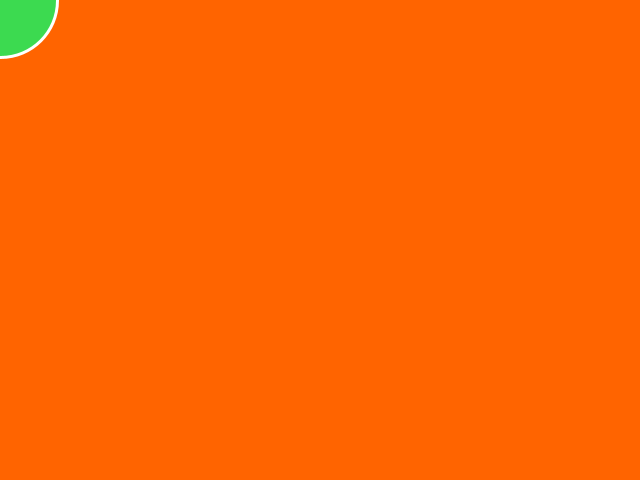
Frame 1 (no input)
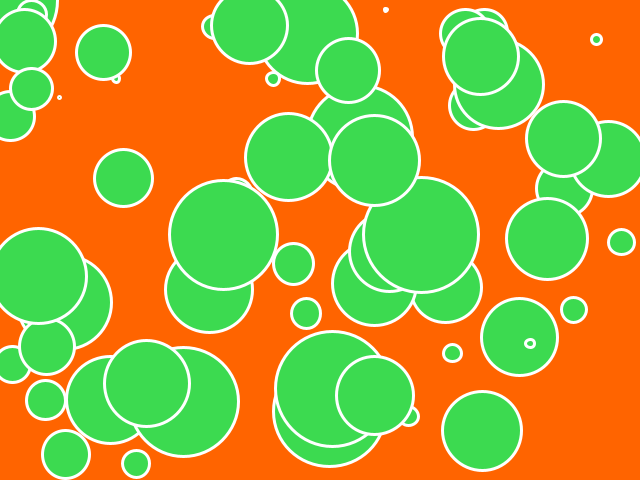
Frame 60 (the mouse pressed at the canvas centre just before this capture)
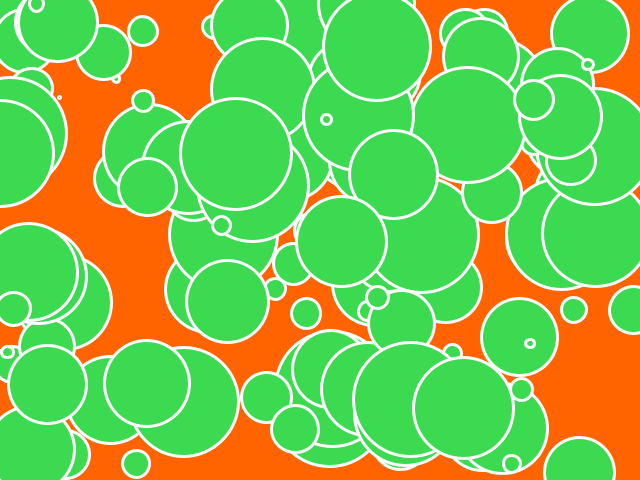
Frame 120 (the mouse held since frame 60 and released just before this capture)

The Processing sketch that drew these frames (run headless with seeded random() and noise(); from frame 60 on, the mouse is pressed at the canvas centre):

// Processing sketch: processing_101197
// ── processing_101197.pde

int value = 0;

void setup(){
  size(640,480);
  frameRate(5);
  background(255,100,0);
}

void draw() {
  //background(0);
  float posX = random(width);
  float posY = random(height);
  float distance_top = random(height/4);
  stroke(255);
  strokeWeight(3);
  if (value == 0) {
    fill(random(255), random(255), random(255));
    posX = mouseX;
    posY = mouseY;
    value = 1;
  }
  ellipse(posX, posY ,distance_top, distance_top);
}

void mouseClicked() {
  value = 0;
}
